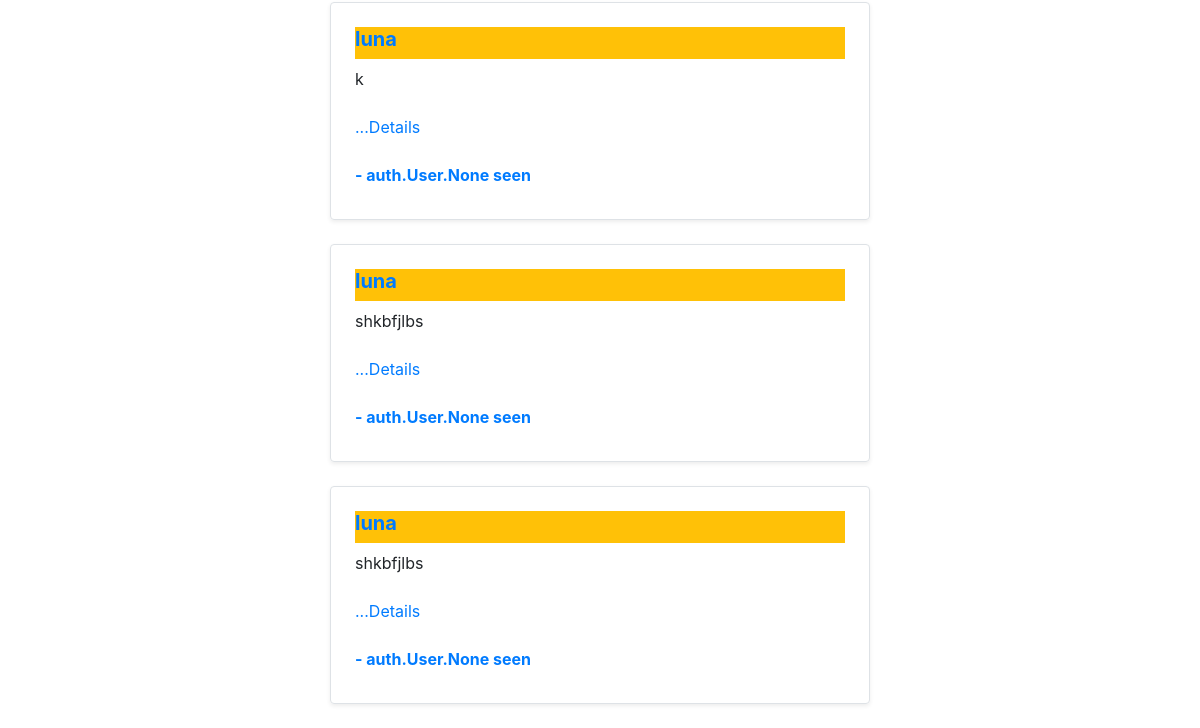
Before: /profile/userprofile/ (signed in, lower part) with the older database file.
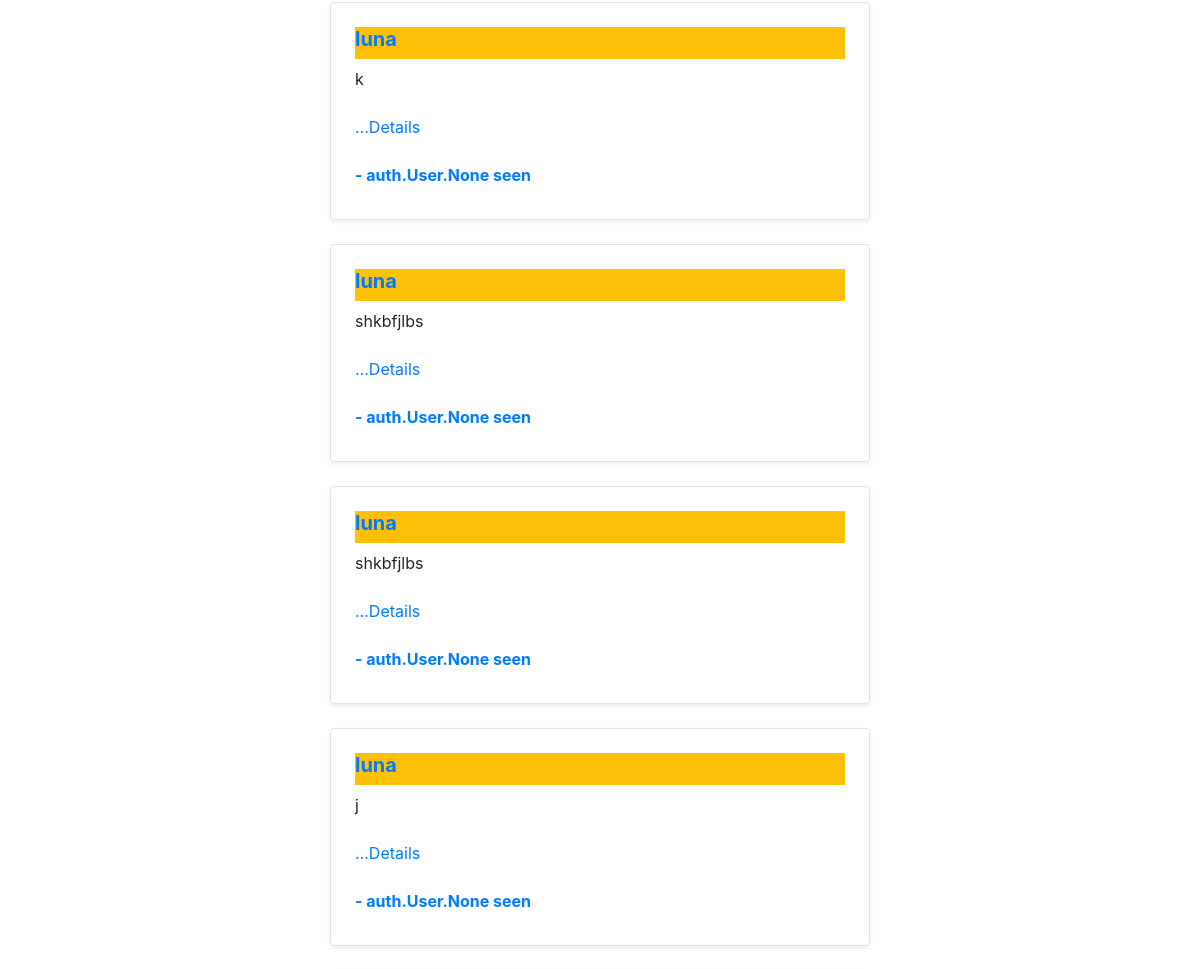
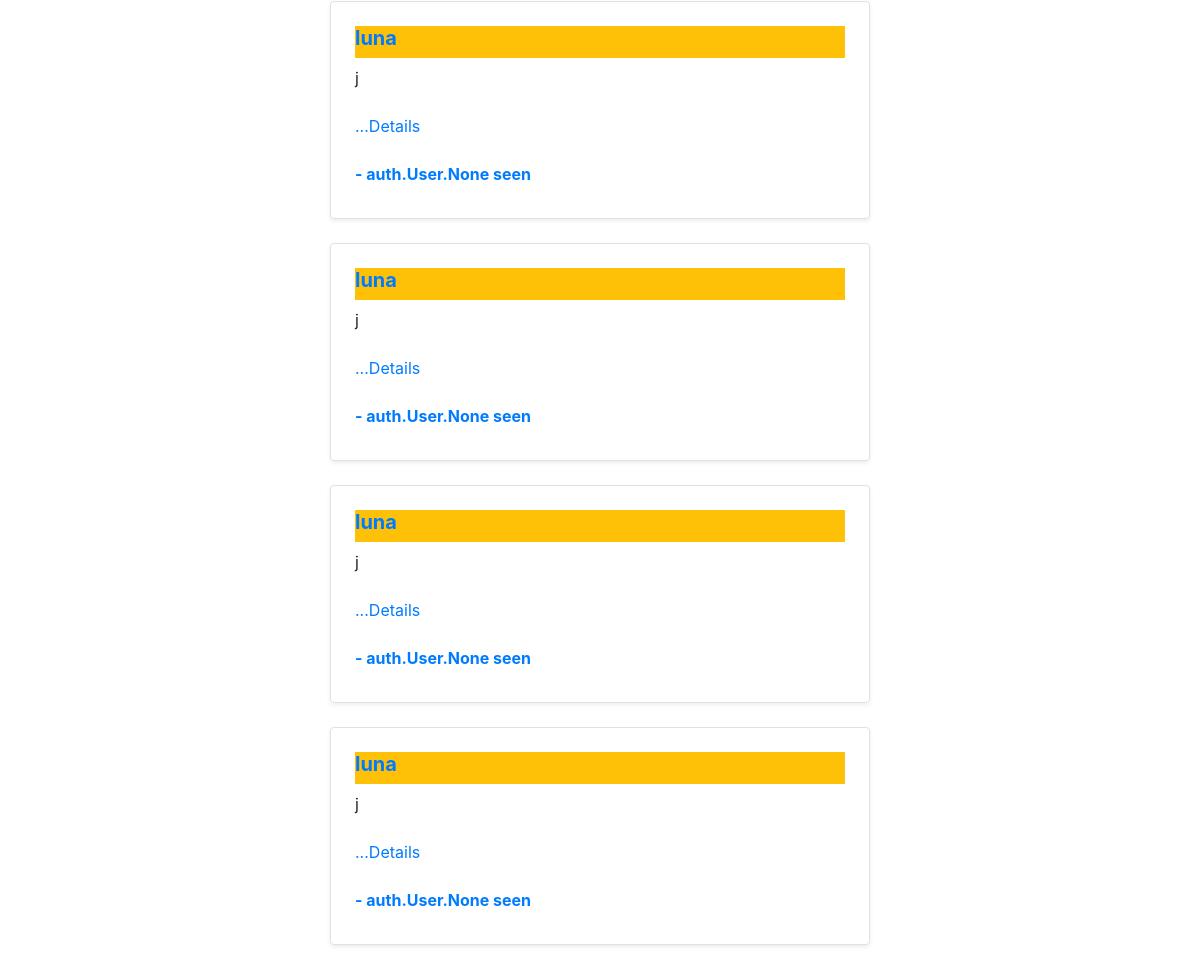
After: the same page with the newer database file (2 pictures, top to bottom).
### posts/models.py (models this page shows, shortened)
class TuitionPost(models.Model):
    Choice_Medium = (
        ('Bangla_Medium', 'Bangla Medium'),
        ('English_Medium', 'English Medium'),
        ('Arabic_Medium', 'Arabic Medium'),
        ('Hindi_Medium', 'Hindi Medium'),
        ('Sports_Section', 'Sports Section'),
        ('Singing_Section', 'Singing Section'),
        ('Dance_Section', 'Dance Section'),
        ('Extra Curricular Activities', 'Extra Curricular Activities'),
        ('Language Learning', 'Language Learning'),
        ('Computer Learning', 'Computer Learning'),
    )
    Choice_Approach = (
        ('Online_Help', 'Online Help'),
        ('Phone_Help', 'Phone Help'),
        ('Provide_Hand_Notes', 'Provide Hand_Notes'),
        ('Video_Tutorials', 'Video Tutorials'),
    )
    Choice_style = (
        ('Group_Tuition', 'Group Tuition'),
        ('Private_Tuition', 'Private Tuition'),
    )
    Choice_Place = (
        ('Class_Rooms', 'Class Rooms'),
        ('Coaching_Center', 'Coaching Center'),
        ('Home_Visit', 'Home Visit'),
    )
    district = models.ForeignKey(District, on_delete=models.SET_NULL, null=True, related_name='district_set')
    preferedPlace = models.ManyToManyField(SubDistrict, related_name='place_set')
    style = MultiSelectField(choices=Choice_style, max_choices=3, max_length=100)
    place = MultiSelectField(choices=Choice_Place, max_choices=3, max_length=100)
    approach = MultiSelectField(choices=Choice_Approach,max_choices=3, max_length=100)
    medium = MultiSelectField(choices=Choice_Medium,max_choices=3, max_length=100)
    sno = models.AutoField(primary_key=True)
    subject = models.ManyToManyField(Subject, related_name='subject_set')
    class_in = models.ManyToManyField(Classes, related_name='classes_set')
    salary = models.CharField(max_length=100)
    days=models.CharField(max_length=100)
    time_available = models.CharField(max_length=200)
    content = models.TextField()
    author = models.ForeignKey(User, on_delete=models.CASCADE)
    views = models.ManyToManyField(User, related_name='post_view')
    likes = models.ManyToManyField(User,related_name='tuition_post')
    timeStamp = models.DateTimeField(default=now)

### person/views.py (the view)
# urls.py: path('userprofile/', views.userprofile, name='userprofile'),
def userprofile(request):
    userp=UserProfile.objects.filter(user=request.user)
    query=request.user
    try:
        mypostauthor=TuitionPost.objects.filter(author=query)
    except TuitionPost.DoesNotExist:
        mypostauthor=None
    try:
        toletuser=Post.objects.filter(user=query)
    except Post.DoesNotExist:
        toletuser=None
    return render(request, 'person/userprofile.html',{'userp':userp, 'post':mypostauthor,'mytolet':toletuser})

### templates/person/userprofile.html (shortened to what this page needs)
{% extends 'basic.html' %}
{% block body %}
{% load crispy_forms_tags %}
{% if user.is_authenticated %}
<div class="col-md-6 offset-md-3">
       {% for item in post %}
    <div class="col-md-12 ">
        <div class="row bg-succes no-gutters border rounded overflow-hidden flex-md-row mb-4 shadow-sm h-md-250 position-relative">
            <div class="col  p-4 d-flex flex-column position-static">
                <strong class="d-inline-block mb-2 bg-warning text-primary">
                    <h5><b>{{item.author}}</b></h5>
                </strong>
                <div class="preview">
                    <p class="card-text mb-auto">{{item.content|safe|truncatechars:350}}</p>
                    <br>
                    <p class="card-text mb-auto">{{item.words|safe|truncatechars:350}} <a href="/posts/{{item.sno}}/"
                            class="stretched-link">...Details</a></p>
                    <br>
                     <strong
                        class="d-inline-block mb-2 text-primary">
                        <span>- {{item.views}} seen</span></strong>
                </div>
            </div>
        </div>
    </div>
    {% endfor %}
    </div>
{% endif %}
{% endblock %}

### templates/basic.html (shortened to what this page needs)
<!doctype html>
<html lang="en">
<head>
  <link rel="stylesheet" href="https://stackpath.bootstrapcdn.com/bootstrap/4.2.1/css/bootstrap.min.css"
>
{% load notifications_tags %}
{% load static %}
</head>
<body>
        <div class="btn btn-outline-dark my-2 my-sm-0 mx-3"> {% now "h:i A" as current_time %}
        </div>
  <br>
  {% block body %} {% endblock %}
</body>
</html>

Changed rows visible on the page:
added TuitionPost: author "luna", content "j", views "auth.User.None"
added TuitionPost: author "luna", content "j", views "auth.User.None"
added TuitionPost: author "luna", content "j", views "auth.User.None"
added TuitionPost: author "luna", content "j", views "auth.User.None"
added TuitionPost: author "luna", content "j", views "auth.User.None"
